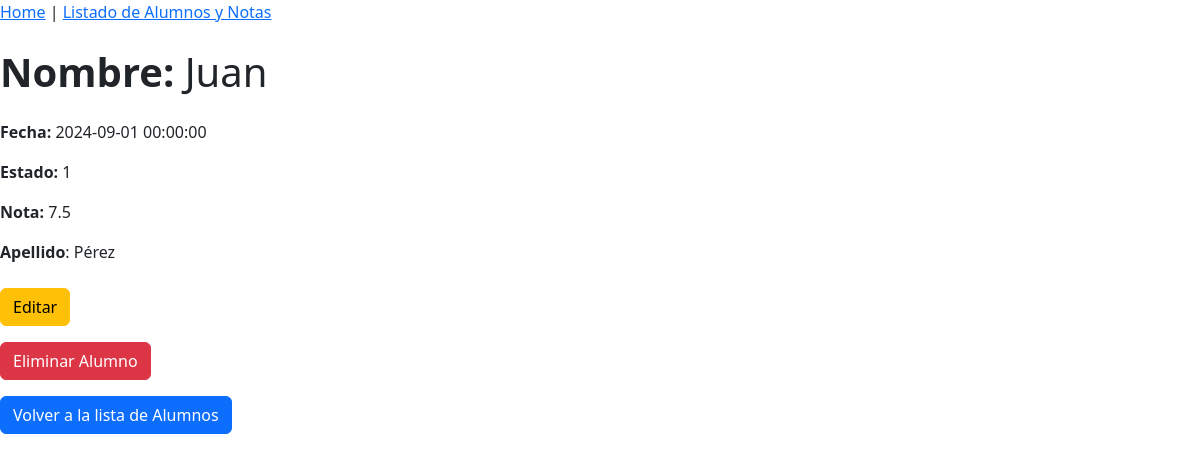
/post/1, run on the app's committed database.
### tables this page shows
CREATE TABLE alumnos (
    id INTEGER PRIMARY KEY AUTOINCREMENT,
    nombre TEXT NOT NULL,
    apellido TEXT NOT NULL,
    aprobado BOOLEAN NOT NULL,
    nota REAL NOT NULL,
    fecha TIMESTAMP NOT NULL
);

### app.py (the view)
@app.route('/post/<int:post_id>', methods=['GET'])
def get_one_post(post_id):
    if request.method == "GET":
        conn = get_db_connection()
        post = conn.execute('SELECT * FROM alumnos WHERE id = ?', (post_id,)).fetchone()
        conn.close()
    return render_template('post/post.html', post=post)

### db.py (called while the page is built)
def get_db_connection():
    conn = sqlite3.connect('alumnos.db')
    conn.row_factory = sqlite3.Row
    return conn

### templates/post/post.html (shortened to what this page needs)
{% extends 'base.html' %}
{% block content %}
    <h1 class="my-4"><strong>Nombre:</strong> {{ post['nombre'] }}</h1>
    <p><strong>Fecha:</strong> {{ post['fecha'] }}</p>
    <p><strong>Estado:</strong> {{ post['aprobado'] }}</p>
    <p><strong>Nota:</strong> {{ post['nota'] }}</p>
    <p class="mb-4"><strong>Apellido</strong>: {{ post['apellido'] }}</p>
    <a href="{{ url_for('edit_one_post', post_id=post['id']) }}" class="btn btn-warning mb-3">
        Editar
    </a>
    <form action="{{ url_for('delete_one_post', post_id=post['id']) }}" method="POST">
        <button type="submit" class="btn btn-danger mb-3"
        onclick="return confirm('¿Estás seguro de que quieres eliminar al alumno?')">
            Eliminar Alumno
        </button>
    </form>
    <a href="{{ url_for('get_all_post') }}" class="btn btn-primary">
        Volver a la lista de Alumnos
    </a>
{% endblock %}

### data on the page
alumnos: nombre "Juan", fecha "2024-09-01 00:00:00", aprobado "1", nota "7.5", apellido "Pérez"
